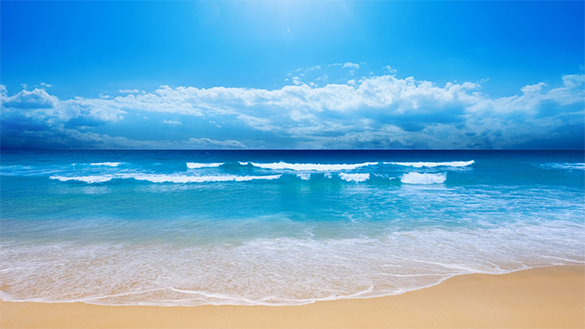
#> input picture Image Processing/Images/beach.png, 585 x 329 px
$ jupyter execute 'Image Processing.ipynb'
#> lines starting #> are read from the running program, lines starting #| are printed output that depends on the picture
# Image Processing

## Demo Instructions:
1. Read in a color image in a standard format (e.g. jpg, png, etc) into an array (likely an X x Y x 3 array)
2. Plot the original image from the array format data.
3. For a portion of the image, show the array values and the associated clip of the image.
4. Display the color histograms for each of the 3 colors in the image, and display a summary bar plot showing the relative amounts of Red, Green, and Blue (or whatever 3 color palette is used).
5. Pick 3 images that, in a natural way, vary in the amount of red, green, and blue and plot the relative amounts of each color for each (e.g. a rose, a tree, a beach scene with lots of sky)

# Solutions:
## 1. Read in a color image in a standard format into an array

This code will read an image of a sunset into an array. When it’s read in as an array in Python, the shape of the array is an X by Y by 4 array. The 4th part of the array dictates the transparency of the different parts of the image, which explains why there are ones and various other values in the fourth column of the array.

** If PIL is not installed in your computer, do the following:**
1. Go to Anaconda prompt and type **conda install pillow**. Press Y when prompted Proceed ([Y]/N)?

2. Go to ...\Anaconda3\Lib\site-packages\PIL and open Image.py

3. Change

    *if PILLOW_VERSION != getattr(core, 'PILLOW_VERSION', None): raise ImportError("The _imaging extension was built for another " " version of Pillow or PIL")*

 to

    *if core.PILLOW_VERSION != getattr(core, 'PILLOW_VERSION', None): raise ImportError("The _imaging extension was built for another " " version of Pillow or PIL")*
4. Save Image.py

[cell 1]
import matplotlib.pyplot as plt
import matplotlib.image as mpimg
import numpy as np
from PIL import Image

#Reads the image of a sunset into an array
img = mpimg.imread('Images/beach.png')
#> img is the input picture: shape (329, 585, 3) float32; mean R, G, B 0.408, 0.665, 0.813
print(img)
#> (printed output is left out)

#Plots the image from the array data
imgplot = plt.imshow(img)

#Prints the shape of the image array
print()
print("Shape of the image array")
print(img.shape)
#| (329, 585, 3)

## 2. Plot the original image from the array formatted data

[cell 2]
#Plots the image from the array data
imgplot = plt.imshow(img)
plt.show()

## 3. For a portion of the image, show the array values and the associated clip of the image.

[cell 3]
# Print the image dimensions first
print("Image dimensions:", img.shape)
#| Image dimensions: (329, 585, 3)

# Crop a smaller portion of the image using dimensions within bounds
# Using values that will work for most images
height, width = img.shape[:2]
#> height = 329; width = 585
y_start = height // 4
#> y_start = 82
y_end = y_start + 20
#> y_end = 102
x_start = width // 4
#> x_start = 146
x_end = x_start + 20
#> x_end = 166

cropped_img = img[y_start:y_end, x_start:x_end]
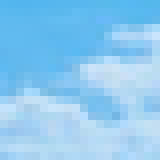
#> cropped_img: shape (20, 20, 3) float32 (shown 8 times larger); mean R, G, B 0.553, 0.79, 0.945
print("\nCropped portion values:")
print(cropped_img)
#> (printed output is left out)

# Plot the cropped image
plt.figure(figsize=(5,5))
cropped_img_plot = plt.imshow(cropped_img)
plt.title('Cropped Portion of Image')
plt.show()

## 4. Display the color histograms for each of the 3 colors in the image, and display a summary pie chart showing the relative amounts of Red, Green, and Blue.

This piece of code makes a function for developing the color histograms for the various images and a function for developing the relative color pie charts for the various images.

[cell 4]
#Function to make the color histograms
def make_histogram(image):
    def getRed(redVal):
        return '#%02x%02x%02x' % (redVal, 0, 0)

    def getGreen(greenVal):
        return '#%02x%02x%02x' % (0, greenVal, 0)

    def getBlue(blueVal):
        return '#%02x%02x%02x' % (0, 0, blueVal)

    # Modify the color of two pixels
    image.putpixel((0,1), (1,1,5))
    image.putpixel((0,2), (2,1,5))

    # Display the image
    image.show()

    # Get the color histogram of the image
    histogram = image.histogram()
#> histogram = 768 values, max 13482 at index 0, min 0 at index 253, mean 751.8


    # Take only the Red counts
    red = histogram[0:256]
#> red = 256 values, max 13482 at index 0, min 0 at index 253, mean 751.8

    # Take only the Green counts
    green = histogram[256:512]
#> green = 256 values, max 3566 at index 191, min 0 at index 0, mean 751.8

    # Take only the Blue counts
    blue = histogram[512:768]
#> blue = 256 values, max 4529 at index 244, min 0 at index 0, mean 751.8

    fig = plt.figure()

    ax1 = fig.add_subplot(221)
    ax2 = fig.add_subplot(222)
    ax3 = fig.add_subplot(223)

    # Red histogram
    for i in range(0, 256):
        ax1.set_title('Red Histogram')
        ax1.bar(i, red[i], color = getRed(i), edgecolor=getRed(i), alpha=0.3)

    # Green histogram
    for i in range(0, 256):
        ax2.set_title('Green Histogram')
        ax2.bar(i, green[i], color = getGreen(i), edgecolor=getGreen(i),alpha=0.3)

    # Blue histogram
    for i in range(0, 256):
        ax3.set_title('Blue Histogram')
        ax3.bar(i, blue[i], color = getBlue(i), edgecolor=getBlue(i),alpha=0.3)

    fig.subplots_adjust(hspace=0.2,top=0.5,wspace=0.2)
    fig.tight_layout()

    plt.show()
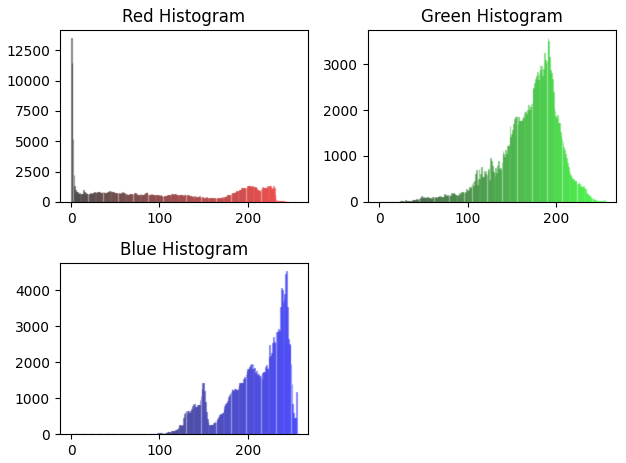
#> figure drawn by matplotlib, 3 panels

#Function to make pie-chart of relative RGB values
def make_pie_chart(image):
    #Average of red, green, blue values
    RGBtuple = np.array(image).mean(axis=(0,1))
#> RGBtuple = [104, 169.7, 207.6]
    averageRed = RGBtuple[0]
#> averageRed = 104
    averageGreen = RGBtuple[1]
#> averageGreen = 169.7
    averageBlue = RGBtuple[2]
#> averageBlue = 207.6

    #Pie chart with amount of red, green, and blue in the image
    #Data to plot
    labels = 'Red','Green','Blue'
    sizes = [averageRed,averageGreen,averageBlue]
#> sizes = [104, 169.7, 207.6]
    colors = ['red','green','blue']
    explode = (0.1,0,0)
    #Plotting the pie chart
    plt.pie(sizes,explode=explode,labels=labels,colors=colors,autopct='%1.1f%%',shadow=True,startangle=270)
    plt.title('Relative Amount of Red, Green, and Blue in the Image',fontweight='bold')
    plt.axis('equal')
    plt.show()
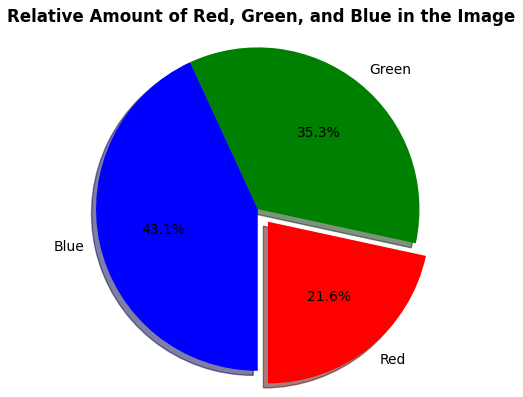
#> figure drawn by matplotlib, 1 panel

This piece of code will use these functions to output the color histograms and the pie chart for the image of the sunset from above.

[cell 5]
#https://pythontic.com/image-processing/pillow/histogram
imageSunset = Image.open('Images/beach.png')

#Histogram for sunset image-- reads in the image of the sunset
make_histogram(imageSunset)
make_pie_chart(imageSunset)

## 5. Pick 3 images that, in a natural way, vary in the amount of red, green, and blue and make a pie chart for the relative amounts of each color.

### Primarily Red image

[cell 6]
#Reads the image of a strawberry into an array
strawberry= mpimg.imread('Images/Strawberries.jpg')
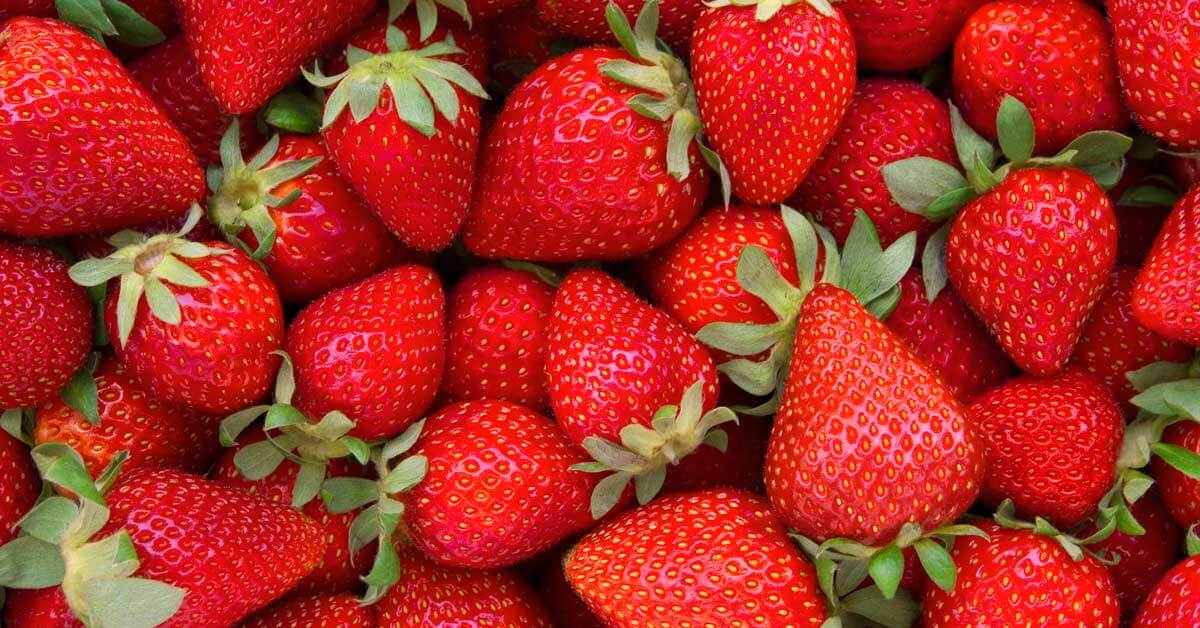
#> input picture Image Processing/Images/Strawberries.jpg, 1200 x 628 px
#> strawberry is the input picture: shape (628, 1200, 3); mean R, G, B 169.1, 46.6, 36.5

#Plots the image of a strawberry from the array data
strawberry_plot = plt.imshow(strawberry)

#https://pythontic.com/image-processing/pillow/histogram
imageStrawberry = Image.open('Images/Strawberries.jpg')

#Color histograms and pie chart for strawberry image
make_histogram(imageStrawberry)
#> in make_histogram (call 2), `histogram = image.histogram()`: histogram = 768 values, max 61470 at index 512, min 0 at index 495, mean 2943.8
#> in make_histogram (call 2), `red = histogram[0:256]`: red = 256 values, max 46728 at index 255, min 30 at index 1, mean 2943.8
#> in make_histogram (call 2), `green = histogram[256:512]`: green = 256 values, max 25296 at index 0, min 0 at index 239, mean 2943.8
#> in make_histogram (call 2), `blue = histogram[512:768]`: blue = 256 values, max 61470 at index 0, min 0 at index 219, mean 2943.8
#> in make_histogram (call 2), `plt.show()`:
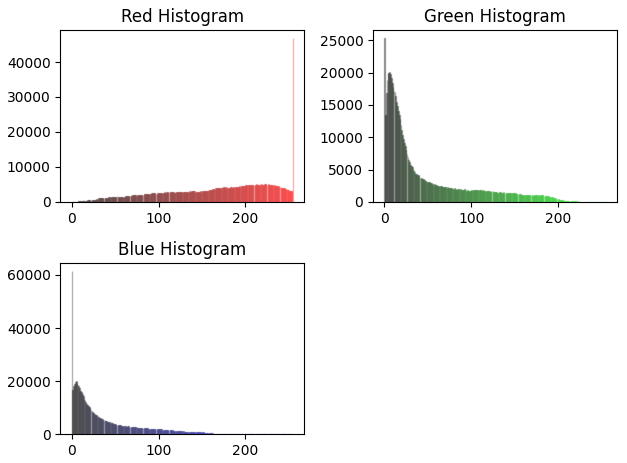
#> figure drawn by matplotlib, 3 panels
make_pie_chart(imageStrawberry)
#> in make_pie_chart (call 2), `RGBtuple = np.array(image).mean(axis=(0,1))`: RGBtuple = [169.1, 46.65, 36.54]
#> in make_pie_chart (call 2), `averageRed = RGBtuple[0]`: averageRed = 169.1
#> in make_pie_chart (call 2), `averageGreen = RGBtuple[1]`: averageGreen = 46.65
#> in make_pie_chart (call 2), `averageBlue = RGBtuple[2]`: averageBlue = 36.54
#> in make_pie_chart (call 2), `sizes = [averageRed,averageGreen,averageBlue]`: sizes = [169.1, 46.65, 36.54]
#> in make_pie_chart (call 2), `plt.show()`:
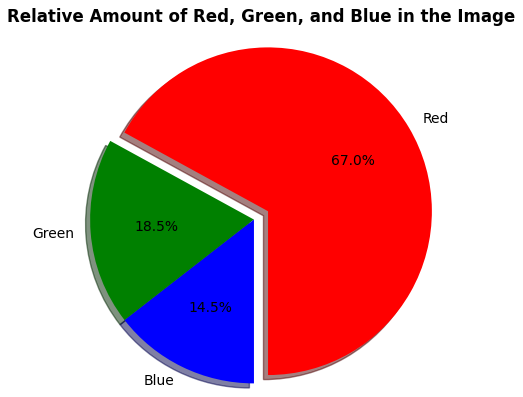
#> figure drawn by matplotlib, 1 panel

### Primarily Blue image

For the color histograms for this picture of a beach, the green histogram is higher than expected, due to the additive combination of blue and green, which makes the color cyan, a brownish shade, which can be found in the sand in the image.

[cell 7]
#Reads the image of a beach into an array
beach = mpimg.imread('Images/beach.png')
#Plots the image of a beach from the array data
beach_plot = plt.imshow(beach)
imageBeach = Image.open('Images/beach.png')


#Color histograms and pie chart for beach image
make_histogram(imageBeach)
make_pie_chart(imageBeach)

### Primarily Green image

For this mostly-green image of a forest, the red-colored histogram is higher than expected because of the additive combination of red and green, which forms a yellow color. The yellow color can be found in the bottom portion of the image and behind the trees. Also, due to the white in the top portion of the color, the red, blue and green histograms will be higher because red, blue, and green combine to create white.

[cell 8]
#Reads the image of a forest into an array
forest = mpimg.imread('Images/forest_clearing.png')
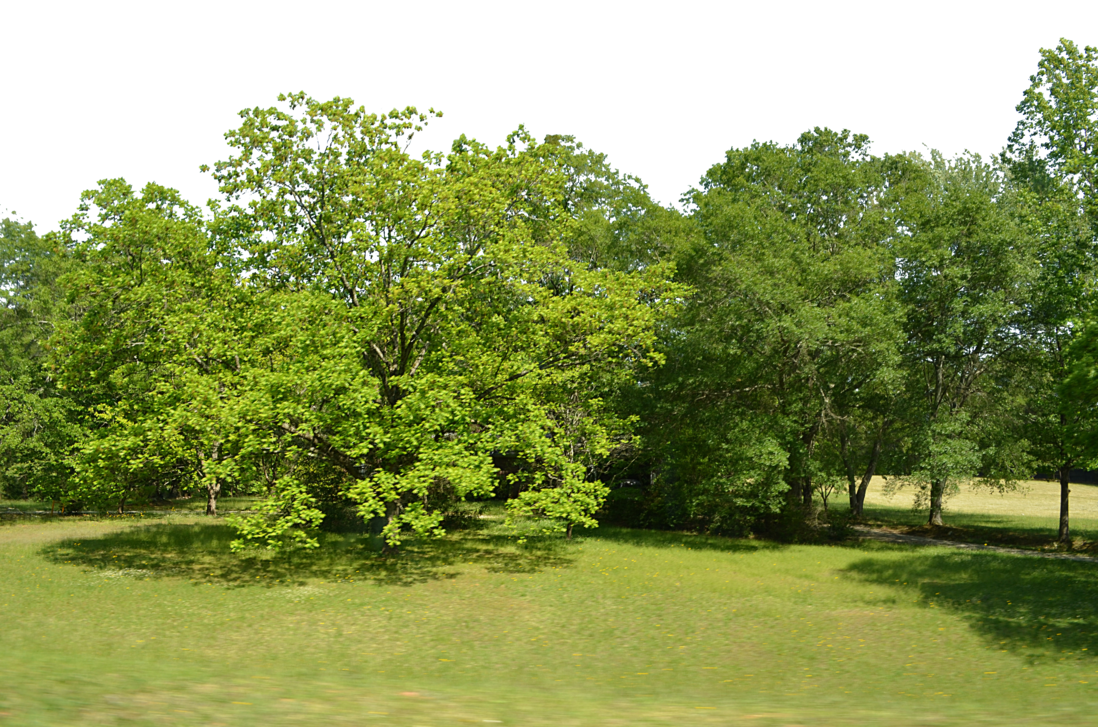
#> input picture Image Processing/Images/forest_clearing.png, 1098 x 727 px
#> forest is the input picture: shape (727, 1098, 4) float32; mean R, G, B, A 0.341, 0.391, 0.152, 0.776
#Plots the image of a forest from the array data
forest_plot = plt.imshow(forest)
imageForest = Image.open('Images/forest_clearing.png')

#Color histograms and pie chart for the image of a forest
make_histogram(imageForest)
#> in make_histogram (call 4), `histogram = image.histogram()`: histogram = 1024 values, max 595438 at index 1023, min 1 at index 258, mean 3118.1
#> in make_histogram (call 4), `red = histogram[0:256]`: red = 256 values, max 159972 at index 0, min 3 at index 246, mean 3118.1
#> in make_histogram (call 4), `green = histogram[256:512]`: green = 256 values, max 159901 at index 0, min 1 at index 2, mean 3118.1
#> in make_histogram (call 4), `blue = histogram[512:768]`: blue = 256 values, max 160401 at index 0, min 3 at index 243, mean 3118.1
#> in make_histogram (call 4), `plt.show()`:
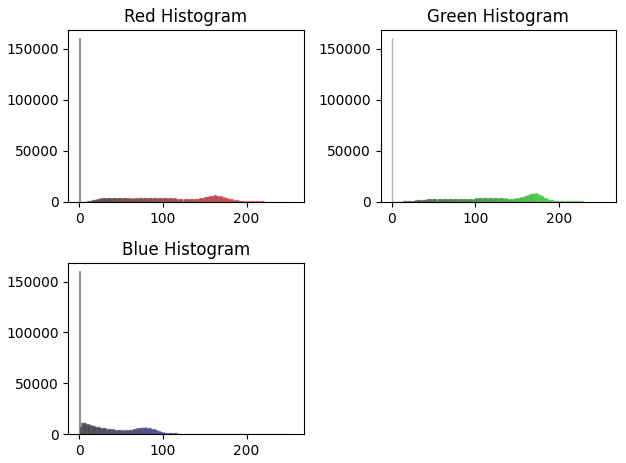
#> figure drawn by matplotlib, 3 panels
make_pie_chart(imageForest)
#> in make_pie_chart (call 4), `RGBtuple = np.array(image).mean(axis=(0,1))`: RGBtuple = [87.03, 99.57, 38.75, 197.9]
#> in make_pie_chart (call 4), `averageRed = RGBtuple[0]`: averageRed = 87.03
#> in make_pie_chart (call 4), `averageGreen = RGBtuple[1]`: averageGreen = 99.57
#> in make_pie_chart (call 4), `averageBlue = RGBtuple[2]`: averageBlue = 38.75
#> in make_pie_chart (call 4), `sizes = [averageRed,averageGreen,averageBlue]`: sizes = [87.03, 99.57, 38.75]
#> in make_pie_chart (call 4), `plt.show()`:
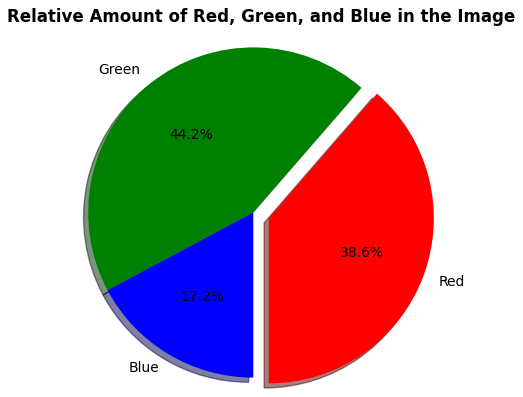
#> figure drawn by matplotlib, 1 panel
